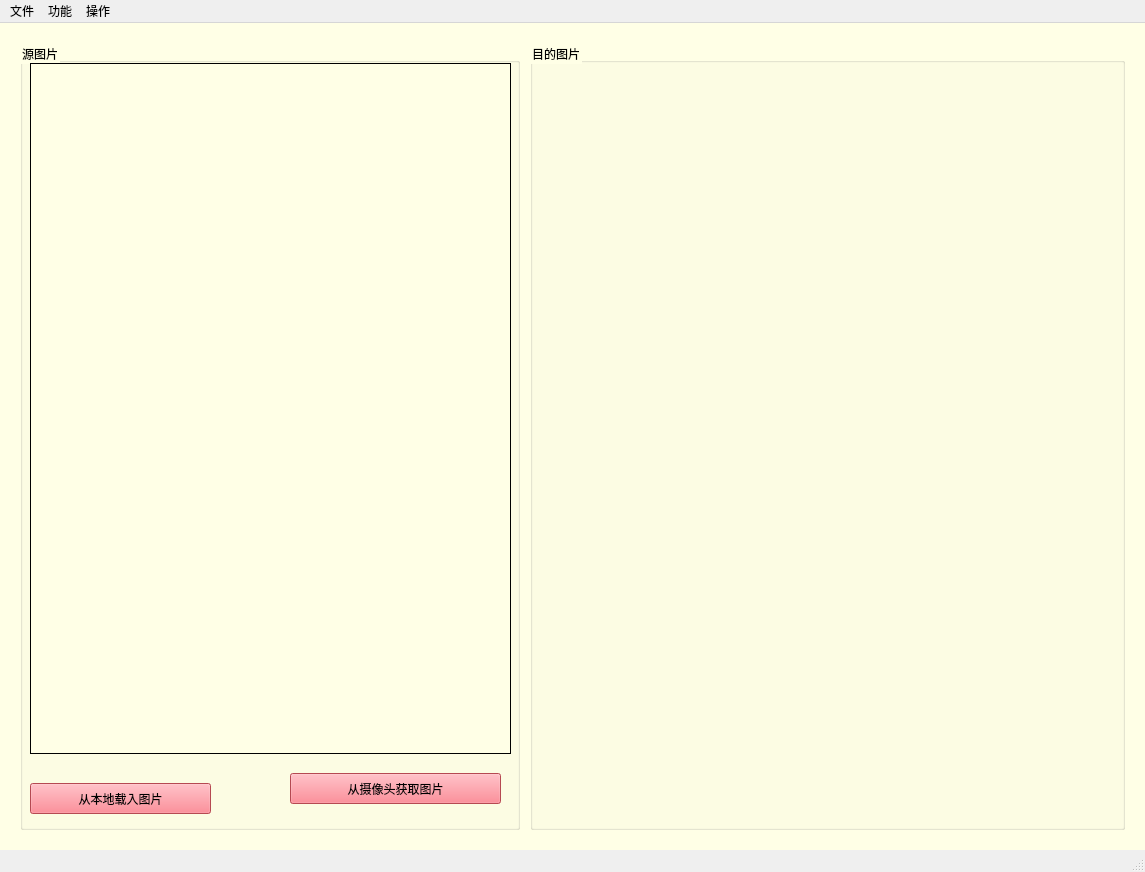
<?xml version="1.0" encoding="UTF-8"?>
<ui version="4.0">
 <class>MainWindow</class>
 <widget class="QMainWindow" name="MainWindow">
  <property name="windowModality">
   <enum>Qt::NonModal</enum>
  </property>
  <property name="enabled">
   <bool>true</bool>
  </property>
  <property name="geometry">
   <rect>
    <x>0</x>
    <y>0</y>
    <width>1145</width>
    <height>872</height>
   </rect>
  </property>
  <property name="sizePolicy">
   <sizepolicy hsizetype="Preferred" vsizetype="Preferred">
    <horstretch>50</horstretch>
    <verstretch>10</verstretch>
   </sizepolicy>
  </property>
  <property name="focusPolicy">
   <enum>Qt::StrongFocus</enum>
  </property>
  <property name="contextMenuPolicy">
   <enum>Qt::ActionsContextMenu</enum>
  </property>
  <property name="acceptDrops">
   <bool>true</bool>
  </property>
  <property name="windowTitle">
   <string>美颜相机</string>
  </property>
  <property name="windowIcon">
   <iconset>
    <normaloff>C:/Users/kunkun/.designer/backup/cam.ico</normaloff>C:/Users/kunkun/.designer/backup/cam.ico</iconset>
  </property>
  <property name="statusTip">
   <string/>
  </property>
  <property name="autoFillBackground">
   <bool>false</bool>
  </property>
  <property name="styleSheet">
   <string notr="true"/>
  </property>
  <property name="iconSize">
   <size>
    <width>50</width>
    <height>50</height>
   </size>
  </property>
  <property name="animated">
   <bool>true</bool>
  </property>
  <property name="tabShape">
   <enum>QTabWidget::Rounded</enum>
  </property>
  <property name="dockNestingEnabled">
   <bool>false</bool>
  </property>
  <property name="dockOptions">
   <set>QMainWindow::AllowTabbedDocks|QMainWindow::AnimatedDocks</set>
  </property>
  <widget class="QWidget" name="centralwidget">
   <property name="sizePolicy">
    <sizepolicy hsizetype="Preferred" vsizetype="Preferred">
     <horstretch>0</horstretch>
     <verstretch>0</verstretch>
    </sizepolicy>
   </property>
   <property name="autoFillBackground">
    <bool>false</bool>
   </property>
   <property name="styleSheet">
    <string notr="true">background-color: rgb(255, 255, 230);
</string>
   </property>
   <layout class="QHBoxLayout" name="_2" stretch="0,0">
    <property name="spacing">
     <number>10</number>
    </property>
    <property name="leftMargin">
     <number>20</number>
    </property>
    <property name="topMargin">
     <number>20</number>
    </property>
    <property name="rightMargin">
     <number>20</number>
    </property>
    <property name="bottomMargin">
     <number>20</number>
    </property>
    <item>
     <widget class="QGroupBox" name="groupBox">
      <property name="minimumSize">
       <size>
        <width>500</width>
        <height>0</height>
       </size>
      </property>
      <property name="maximumSize">
       <size>
        <width>500</width>
        <height>16777215</height>
       </size>
      </property>
      <property name="title">
       <string>源图片</string>
      </property>
      <widget class="QGraphicsView" name="graphicsView">
       <property name="geometry">
        <rect>
         <x>10</x>
         <y>20</y>
         <width>481</width>
         <height>691</height>
        </rect>
       </property>
       <property name="minimumSize">
        <size>
         <width>0</width>
         <height>500</height>
        </size>
       </property>
       <property name="styleSheet">
        <string notr="true">border: 1px solid #000;</string>
       </property>
       <property name="frameShape">
        <enum>QFrame::NoFrame</enum>
       </property>
       <property name="verticalScrollBarPolicy">
        <enum>Qt::ScrollBarAsNeeded</enum>
       </property>
       <property name="horizontalScrollBarPolicy">
        <enum>Qt::ScrollBarAsNeeded</enum>
       </property>
       <property name="sizeAdjustPolicy">
        <enum>QAbstractScrollArea::AdjustToContents</enum>
       </property>
       <property name="alignment">
        <set>Qt::AlignCenter</set>
       </property>
       <property name="renderHints">
        <set>QPainter::SmoothPixmapTransform</set>
       </property>
       <property name="resizeAnchor">
        <enum>QGraphicsView::NoAnchor</enum>
       </property>
      </widget>
      <widget class="QPushButton" name="pushButton_3">
       <property name="geometry">
        <rect>
         <x>10</x>
         <y>740</y>
         <width>181</width>
         <height>31</height>
        </rect>
       </property>
       <property name="styleSheet">
        <string notr="true">background-color: #fe6673;</string>
       </property>
       <property name="text">
        <string>从本地载入图片</string>
       </property>
      </widget>
      <widget class="QPushButton" name="pushButton_2">
       <property name="geometry">
        <rect>
         <x>270</x>
         <y>730</y>
         <width>211</width>
         <height>31</height>
        </rect>
       </property>
       <property name="styleSheet">
        <string notr="true">background-color: #fe6673;</string>
       </property>
       <property name="text">
        <string>从摄像头获取图片</string>
       </property>
      </widget>
     </widget>
    </item>
    <item>
     <widget class="QGroupBox" name="groupBox_2">
      <property name="title">
       <string>目的图片</string>
      </property>
     </widget>
    </item>
   </layout>
  </widget>
  <widget class="QStatusBar" name="statusbar"/>
  <widget class="QMenuBar" name="menubar">
   <property name="geometry">
    <rect>
     <x>0</x>
     <y>0</y>
     <width>1145</width>
     <height>26</height>
    </rect>
   </property>
   <property name="font">
    <font>
     <kerning>true</kerning>
    </font>
   </property>
   <property name="mouseTracking">
    <bool>true</bool>
   </property>
   <property name="tabletTracking">
    <bool>false</bool>
   </property>
   <property name="acceptDrops">
    <bool>true</bool>
   </property>
   <property name="nativeMenuBar">
    <bool>false</bool>
   </property>
   <widget class="QMenu" name="menu">
    <property name="title">
     <string>文件</string>
    </property>
    <addaction name="action"/>
    <addaction name="action_2"/>
   </widget>
   <widget class="QMenu" name="menu_5">
    <property name="title">
     <string>操作</string>
    </property>
    <addaction name="action_5"/>
   </widget>
   <widget class="QMenu" name="menu_2">
    <property name="title">
     <string>功能</string>
    </property>
    <addaction name="actionAI"/>
    <addaction name="action_17"/>
    <addaction name="action_18"/>
   </widget>
   <addaction name="menu"/>
   <addaction name="menu_2"/>
   <addaction name="menu_5"/>
  </widget>
  <action name="action">
   <property name="text">
    <string>打开图片</string>
   </property>
   <property name="statusTip">
    <string>打开图片</string>
   </property>
   <property name="shortcut">
    <string>Ctrl+O</string>
   </property>
   <property name="priority">
    <enum>QAction::HighPriority</enum>
   </property>
  </action>
  <action name="action_2">
   <property name="text">
    <string>保存图片</string>
   </property>
   <property name="statusTip">
    <string>保存图片</string>
   </property>
   <property name="whatsThis">
    <string/>
   </property>
   <property name="shortcut">
    <string>Ctrl+S</string>
   </property>
  </action>
  <action name="action_3">
   <property name="text">
    <string>高斯滤波</string>
   </property>
  </action>
  <action name="action_4">
   <property name="text">
    <string>图像清晰</string>
   </property>
   <property name="statusTip">
    <string>图像清晰</string>
   </property>
  </action>
  <action name="action_6">
   <property name="text">
    <string>高斯滤波</string>
   </property>
   <property name="statusTip">
    <string>高斯滤波</string>
   </property>
  </action>
  <action name="action_7">
   <property name="text">
    <string>均值滤波</string>
   </property>
   <property name="statusTip">
    <string>均值滤波</string>
   </property>
  </action>
  <action name="actionLaplacian">
   <property name="text">
    <string>Laplacian</string>
   </property>
   <property name="statusTip">
    <string>Laplacian</string>
   </property>
  </action>
  <action name="actionSobel">
   <property name="text">
    <string>Sobel</string>
   </property>
   <property name="statusTip">
    <string>Sobel</string>
   </property>
  </action>
  <action name="actionPrewitt">
   <property name="text">
    <string>Prewitt</string>
   </property>
   <property name="statusTip">
    <string>Prewitt</string>
   </property>
  </action>
  <action name="action_9">
   <property name="text">
    <string>频域平滑</string>
   </property>
   <property name="statusTip">
    <string>频域平滑</string>
   </property>
  </action>
  <action name="action_10">
   <property name="text">
    <string>频域锐化</string>
   </property>
   <property name="statusTip">
    <string>频域锐化</string>
   </property>
  </action>
  <action name="action_11">
   <property name="text">
    <string>中值滤波</string>
   </property>
   <property name="statusTip">
    <string>中值滤波</string>
   </property>
  </action>
  <action name="action_12">
   <property name="text">
    <string>美白度选择</string>
   </property>
   <property name="statusTip">
    <string>美白度选择</string>
   </property>
  </action>
  <action name="action_13">
   <property name="text">
    <string>平滑度选择</string>
   </property>
   <property name="statusTip">
    <string>平滑度选择</string>
   </property>
  </action>
  <action name="action_5">
   <property name="text">
    <string>还原</string>
   </property>
   <property name="statusTip">
    <string>还原</string>
   </property>
  </action>
  <action name="action_8">
   <property name="text">
    <string>撤销</string>
   </property>
   <property name="statusTip">
    <string>撤销</string>
   </property>
   <property name="shortcut">
    <string>Ctrl+Z</string>
   </property>
   <property name="shortcutContext">
    <enum>Qt::WindowShortcut</enum>
   </property>
  </action>
  <action name="action_14">
   <property name="text">
    <string>放大</string>
   </property>
   <property name="statusTip">
    <string>放大</string>
   </property>
   <property name="shortcut">
    <string>+</string>
   </property>
   <property name="iconVisibleInMenu">
    <bool>true</bool>
   </property>
  </action>
  <action name="action_15">
   <property name="text">
    <string>缩小</string>
   </property>
   <property name="statusTip">
    <string>缩小</string>
   </property>
   <property name="shortcut">
    <string>-</string>
   </property>
  </action>
  <action name="action_16">
   <property name="text">
    <string>截图</string>
   </property>
   <property name="statusTip">
    <string>截图</string>
   </property>
  </action>
  <action name="actionwo">
   <property name="text">
    <string>wo</string>
   </property>
  </action>
  <action name="actionGamma">
   <property name="text">
    <string>Gamma变换</string>
   </property>
  </action>
  <action name="actionAI">
   <property name="text">
    <string>AI换脸功能</string>
   </property>
  </action>
  <action name="action_17">
   <property name="text">
    <string>图像处理功能</string>
   </property>
  </action>
  <action name="action_18">
   <property name="text">
    <string>视频处理功能</string>
   </property>
  </action>
 </widget>
 <resources/>
 <connections/>
</ui>
